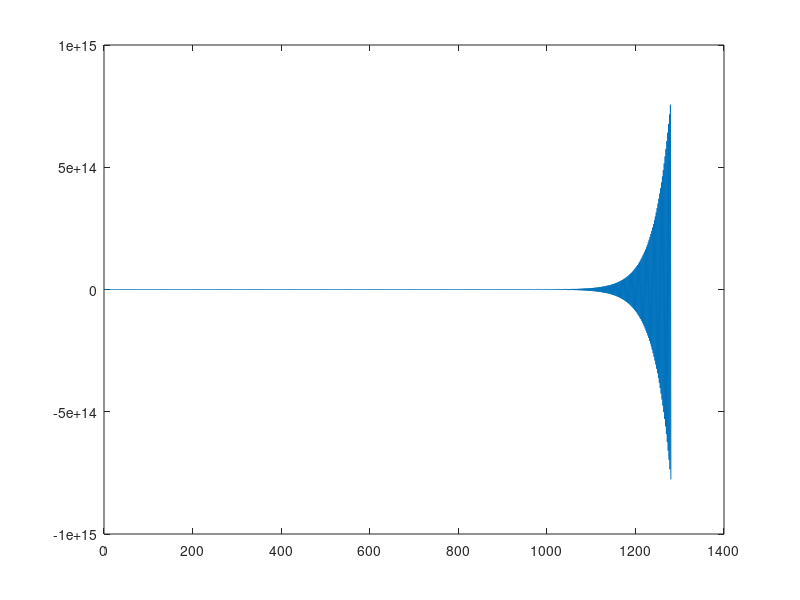
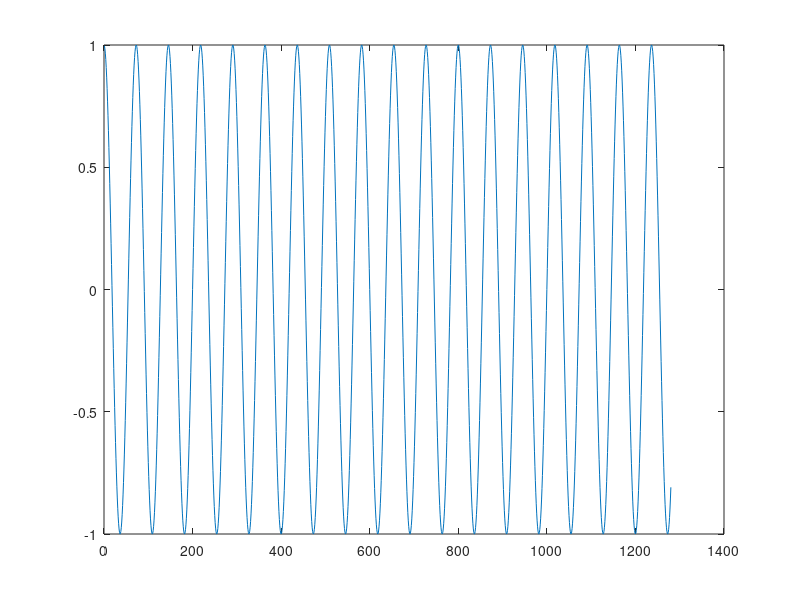

These figures' MATLAB source, in order:
close all;


fe=32000;   %% fr\'equence d'\'echantillonnage  (en Hz)
f0=440;     %% fr\'equence de la sinuso\"{\i}de (en Hz)
tsig=1280;  %% longueur du signal               (en nombre d'\'echantillons)
ordre=20;  %% ordre du mod\`ele AR
nb_test=10;
nb_point_vu = 10;
xx=cos(2*pi*f0/fe*[1:tsig]); 
figure(3)
plot(xx);

%[aa, sigma2, ref, ff, mydsp] = mylevinsondurbin(xx,ordre,fe); %%% calcul du mod\`ele AR
aa = levinson(xx,ordre);
signal = zeros(tsig,1);
signal(1)=xx(1);
test = zeros(tsig);

for i=2:tsig
   m = min(ordre,i-1);
   %tmp = ones(m+1,1);
   %tmp(1) = randn(1,1)*sigma2^(0.5);
   tmp = signal(i-1:-1:i-m);
   signal(i) = aa(2:m+1)*tmp; 
   test(i,:)=signal;
end

figure
plot(signal);